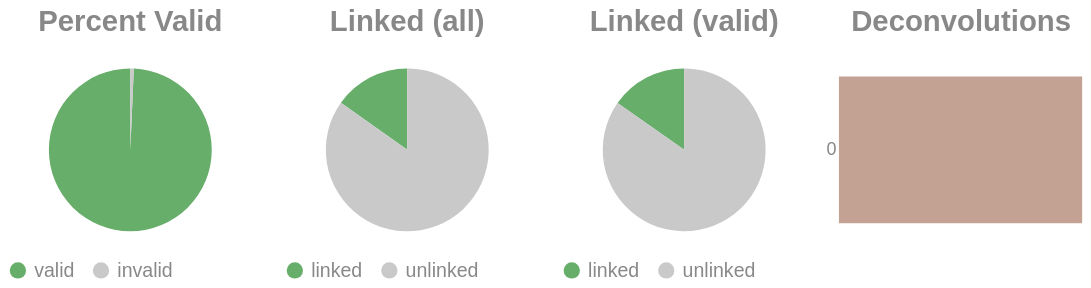

Source (notebook cell):
### Code cell
if SKIPLR:
    pass
else:
    clash = Counter()
    for i in valids['molecule'].to_list():
        _mol = i.split("-")
        if len(_mol) == 1:
            clash.update('0')
        else:
            clash.update(_mol[-1])

    _d = {"deconvolutions": [], 'count': []}
    for k,v in clash.items():
        _d['deconvolutions'].append(k)
        _d['count'].append(v)

    tot_valid = valids['reads'].sum()
    mask = valids['reads'] >= 2
    n_linked_reads = valids.filter(mask)['reads'].sum()
    if n_linked_reads == 0:
        print_html("No linked molecules (>=2 reads) were detected; skipping linked-only distributions.")
        SKIPLR = True
    else:
        perc_valid = round(tot_valid / n_reads, 4)
        linked_perc_abs = round(n_linked_reads / n_reads, 4)
        linked_perc = round(n_linked_reads / tot_valid, 4)

    _valid = pl.DataFrame({"valids": ['valid', 'invalid'], "count": [tot_valid, n_reads - tot_valid]})
    _linked_abs = pl.DataFrame({"linked (absolute)": ['linked', 'unlinked'], "count": [n_linked_reads, n_reads - n_linked_reads]})
    _linked_rel = pl.DataFrame({"linked (valids)": ['linked', 'unlinked'], "count": [n_linked_reads, tot_valid - n_linked_reads]})

    (
        alt.hconcat(
            piechart(_valid, goodval = 'valid', title = "Percent Valid"),
            piechart(_linked_abs, goodval = "linked", title =  "Linked (all)"),
            piechart(_linked_rel, goodval = "linked", title =  "Linked (valid)"),
            convolutionbar(pl.DataFrame(_d), title = "Deconvolutions"),
            center = True,
            bounds = 'flush'
        )
        .resolve_scale(color='independent')
        .resolve_legend('independent')
        .properties(usermeta={'embedOptions': {"actions": False}})
    ).display()

### Figure 1 — Vega-Lite specification as saved in the notebook (floating-point values rounded to 4 significant figures)
{"width": "container", "height": 400, "config": {"title": {"anchor": "start", "dy": -15, "fontSize": 18, "color": "#888888", "subtitleColor": "#888888", "subtitleFontSize": 14}, "arc": {"fill": "#0072B2"}, "axis": {"domainColor": "#888888", "domainWidth": 0.5, "gridWidth": 0.2, "grid": false, "titleFontWeight": 400, "titleFontSize": 15, "labelFontSize": 11, "labelColor": "#888888", "tickColor": "#888888", "tickWidth": 0.2, "titleColor": "#888888"}, "axisBand": {"grid": false}, "axisX": {"grid": true, "tickSize": 10, "domainCap": "round"}, "axisY": {"domain": false, "grid": true, "tickSize": 0, "domainCap": "round"}, "background": "transparent", "header": {"labelFontSize": 15, "labelColor": "#888888", "titleFontSize": 15, "titleFontWeight": 600, "titleColor": "#888888"}, "legend": {"labelFont": "sans-serif", "labelFontSize": 12, "labelColor": "#888888", "symbolSize": 100, "symbolType": "circle", "titleFontSize": 12, "titlePadding": 10, "titleColor": "#888888", "title": null}, "range": {"category": ["#E69F00", "#56B4E9", "#009E73", "#F0E442", "#0072B2", "#D55E00", "#CC79A7", "#000000"], "diverging": ["#cfe8f3", "#a2d4ec", "#73bfe2", "#46abdb", "#1696d2", "#12719e"]}, "area": {"fill": "#0072B2", "fillOpacity": 0.7, "line": true, "strokeOpacity": 0.7}, "line": {"color": "#0072B2", "stroke": "#0072B2", "strokeWidth": 2}, "trail": {"color": "#0072B2", "stroke": "#0072B2", "strokeWidth": 0, "size": 1}, "point": {"filled": true, "fillOpacity": 1.0, "size": 95}, "text": {"color": "#888888", "fontSize": 11, "align": "right", "fontWeight": 400, "size": 11}, "bar": {"fill": "#0072B2", "stroke": null}, "view": {"stroke": null, "continuousWidth": 660, "continuousHeight": 400}}, "hconcat": [{"data": {"name": "data-78f34feaeb700538af86b6d91317e8ea"}, "mark": {"type": "arc"}, "encoding": {"color": {"field": "valids", "legend": {"orient": "bottom", "title": null}, "scale": {"domain": ["valid", "invalid"], "range": ["#68ae6b", "#C9C9C9"]}, "title": "Valids", "type": "nominal"}, "theta": {"field": "count", "type": "quantitative"}, "tooltip": [{"field": "valids", "title": "Valids", "type": "ordinal"}, {"field": "percent", "format": ".2%", "title": "Percent", "type": "quantitative"}, {"field": "count", "title": "Count", "type": "quantitative"}]}, "height": 100, "title": {"text": "Percent Valid", "align": "center", "anchor": "middle"}, "transform": [{"calculate": "datum.count / 2621431", "as": "percent"}], "width": 150}, {"data": {"name": "data-87b8eb36f3128799c4f5127f44e0f1bc"}, "mark": {"type": "arc"}, "encoding": {"color": {"field": "linked (absolute)", "legend": {"orient": "bottom", "title": null}, "scale": {"domain": ["linked", "unlinked"], "range": ["#68ae6b", "#C9C9C9"]}, "title": "Linked (Absolute)", "type": "nominal"}, "theta": {"field": "count", "type": "quantitative"}, "tooltip": [{"field": "linked (absolute)", "title": "Linked (Absolute)", "type": "ordinal"}, {"field": "percent", "format": ".2%", "title": "Percent", "type": "quantitative"}, {"field": "count", "title": "Count", "type": "quantitative"}]}, "height": 100, "title": {"text": "Linked (all)", "align": "center", "anchor": "middle"}, "transform": [{"calculate": "datum.count / 2621431", "as": "percent"}], "width": 150}, {"data": {"name": "data-0fa16815ae2d66a5642f2b9ebb6841ae"}, "mark": {"type": "arc"}, "encoding": {"color": {"field": "linked (valids)", "legend": {"orient": "bottom", "title": null}, "scale": {"domain": ["linked", "unlinked"], "range": ["#68ae6b", "#C9C9C9"]}, "title": "Linked (Valids)", "type": "nominal"}, "theta": {"field": "count", "type": "quantitative"}, "tooltip": [{"field": "linked (valids)", "title": "Linked (Valids)", "type": "ordinal"}, {"field": "percent", "format": ".2%", "title": "Percent", "type": "quantitative"}, {"field": "count", "title": "Count", "type": "quantitative"}]}, "height": 100, "title": {"text": "Linked (valid)", "align": "center", "anchor": "middle"}, "transform": [{"calculate": "datum.count / 2603514", "as": "percent"}], "width": 150}, {"data": {"name": "data-1bc3cb88fb7ca52769b07262db23b8d1"}, "mark": {"type": "bar"}, "encoding": {"color": {"field": "deconvolutions", "legend": null, "scale": {"scheme": "lightgreyred"}, "type": "nominal"}, "tooltip": [{"field": "deconvolutions", "title": "Deconvolutions", "type": "ordinal"}, {"field": "percent", "format": ".2%", "title": "Percent", "type": "quantitative"}, {"field": "count", "title": "Count", "type": "quantitative"}], "x": {"axis": null, "field": "count", "type": "quantitative"}, "y": {"field": "deconvolutions", "sort": "ascending", "title": null, "type": "nominal"}}, "height": 100, "title": {"text": "Deconvolutions", "align": "center", "anchor": "middle"}, "transform": [{"calculate": "datum.count / 2388818", "as": "percent"}], "width": 150}], "bounds": "flush", "center": true, "resolve": {"legend": {"angle": "independent"}, "scale": {"color": "independent"}}, "usermeta": {"embedOptions": {"actions": false}}, "$schema": "https://vega.github.io/schema/vega-lite/v6.1.0.json", "datasets": {"data-78f34feaeb700538af86b6d91317e8ea": [{"valids": "valid", "count": 2603514}, {"valids": "invalid", "count": 17917}], "data-87b8eb36f3128799c4f5127f44e0f1bc": [{"linked (absolute)": "linked", "count": 397285}, {"linked (absolute)": "unlinked", "count": 2224146}], "data-0fa16815ae2d66a5642f2b9ebb6841ae": [{"linked (valids)": "linked", "count": 397285}, {"linked (valids)": "unlinked", "count": 2206229}], "data-1bc3cb88fb7ca52769b07262db23b8d1": [{"deconvolutions": "0", "count": 2388818}]}}
